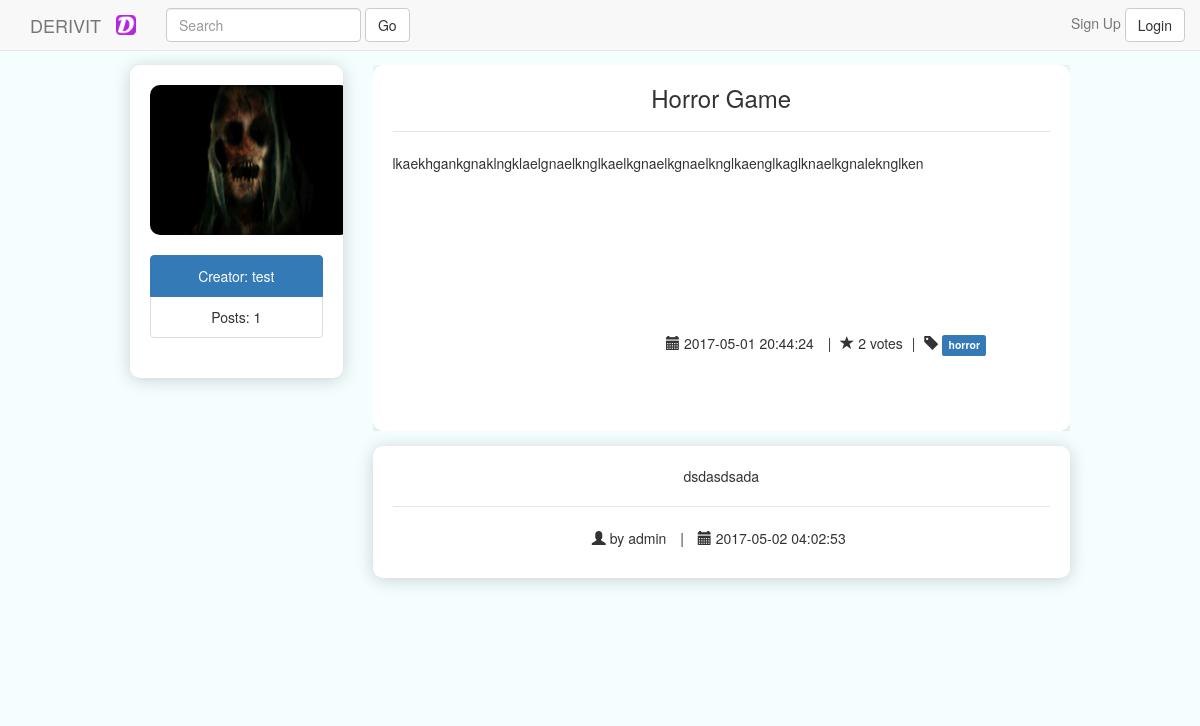
The app's page /viewPost.php?id=7 with its own data.
### tables this page shows
CREATE TABLE `posts` (
  `post_id` int(11) NOT NULL,
  `user_id` int(4) NOT NULL,
  `tag_id` int(3) NOT NULL,
  `post_title` varchar(50) NOT NULL,
  `post_body` varchar(512) NOT NULL,
  `post_image` varchar(30) NOT NULL,
  `post_timestamp` timestamp NOT NULL DEFAULT CURRENT_TIMESTAMP
);

CREATE TABLE `users` (
  `user_id` int(5) NOT NULL,
  `user_name` varchar(20) NOT NULL,
  `user_password` varchar(512) NOT NULL,
  `user_email` varchar(30) NOT NULL,
  `reg_date` timestamp NOT NULL DEFAULT CURRENT_TIMESTAMP
);

CREATE TABLE `tag` (
  `tag_id` int(11) NOT NULL,
  `tag_name` varchar(20) NOT NULL
);

CREATE TABLE `comments` (
  `comment_id` int(11) NOT NULL,
  `post_id` int(4) NOT NULL,
  `user_id` int(4) NOT NULL,
  `comment_body` varchar(100) NOT NULL,
  `comment_timestamp` timestamp NOT NULL DEFAULT CURRENT_TIMESTAMP ON UPDATE CURRENT_TIMESTAMP
);

### inc/Posts.php (called while the page is built, shortened)
<?php
class Posts
{
    private $post_id, $user_id, $post_tag_id, $post_title, $post_body, $post_image, $post_timestamp;
    function __construct($post_id=NULL, $user_id=0, $post_tag_id=0,
            $post_title="", $post_body="", $post_image="", $post_timestamp="")
    {
        $this->user_id = $user_id;
        $this->post_title = $post_title;
        $this->post_body = $post_body;
        $this->post_image = $post_image;
        $this->post_timestamp = $post_timestamp;
    }
    function getUser_id()
    {
        return $this->user_id;
    }
    function getPost_title()
    {
        return $this->post_title;
    }
    function getPost_body()
    {
        return $this->post_body;
    }
    function getPost_image()
    {
        return $this->post_image;
    }
    function getPost_timestamp()
    {
        return $this->post_timestamp;
    }
}

### Utility.php (called while the page is built, shortened)
<?php
function fetchVoteCount($db, $postId) {
    $stmt = "SELECT COUNT(vote_id) FROM votes WHERE post_id = $postId";
    $query = $db->prepare($stmt);
    $query->execute();
    $f = $query->fetch();
    $result = $f[0];
    return $result;
}
function fetchPosterName($db, $postId) {
    $stmt = "SELECT user_name FROM posts INNER JOIN users ON posts.user_id = users.user_id WHERE post_id = $postId";
    $query = $db->prepare($stmt);
    $query->execute();
    $f = $query->fetch();
    $result = $f[0];
    return $result;
}
function fetchTag($db, $postId) {
    $stmt = "SELECT tag_name FROM posts INNER JOIN tag ON posts.tag_id = tag.tag_id WHERE post_id = $postId";
    $query = $db->prepare($stmt);
    $query->execute();
    $f = $query->fetch();
    $result = $f[0];
    return $result;
}

### inc/Comments.php (called while the page is built, shortened)
<?php
class Comments
{
    private $comment_id, $post_id, $user_id, $comment_body, $comment_timestamp;
    function __construct($comment_id=NULL, $post_id=0, $user_id=0, $comment_body="", $comment_timestamp="")
    {
        $this->user_id = $user_id;
        $this->comment_body = $comment_body;
        $this->comment_timestamp = $comment_timestamp;
    }
    function getUser_id()
    {
        return $this->user_id;
    }
    function getComment_body()
    {
        return $this->comment_body;
    }
    function getComment_timestamp()
    {
        return $this->comment_timestamp;
    }
}

### inc/post.php (the view, shortened to what this page needs)
<?php
require_once 'database.php';
require_once 'Utility.php';
require_once 'Posts.php';
$postId = $_GET["id"];
$stmt = "SELECT * FROM posts WHERE post_id = $postId";
$query = $db->prepare($stmt);
$query->execute();
$postData = $query->fetchAll(PDO::FETCH_CLASS | PDO::FETCH_PROPS_LATE, "Posts");
?>
<?php foreach ($postData as $post): ?>
    <div class="col-md-3">
        <div class="media">
            <div class="media-center media-top text-center">
                <img id="post_image" class="media-object" src="img/<?php echo $post->getPost_image(); ?>" alt="logo">
                <br>
                <ul class="list-group">
                    <li class="list-group-item active">Creator: <?php echo fetchPosterName($db, $postId) ?></li>
                    <li class="list-group-item">Posts: <?php
                        $userId = $post->getUser_id();
                        $stmt = "SELECT COUNT(post_id) FROM posts WHERE user_id = $userId";
                        $query = $db->prepare($stmt);
                        $query->execute();
                        $f = $query->fetch();
                        $result = $f[0];
                        echo $result;
                        ?></li>
                </ul>
            </div>
        </div>
    </div>
    <div class="col-md-9 ">
        <div class="media-body">
        <div class="media" id="comment_body">
            <div class="media-body text-left">
                <h3 class="media-heading"><?php echo $post->getPost_title(); ?></h3>
                <hr>
                <p><?php echo $post->getPost_body(); ?></p>
            </div>
            <ul id="post_info" class="list-inline list-group">
                <li><span><i class="glyphicon glyphicon-calendar"></i> <?php echo $post->getPost_timestamp(); ?></span></li>
                <li>|</li>
                <span><i class="glyphicon glyphicon-star"></i> <?php echo fetchVoteCount($db, $postId) ?> votes</span>
                <li>|</li>
                <i class="glyphicon glyphicon-tag"></i> <span class="label label-primary"><?php echo fetchTag($db, $postId); ?></span>
            </ul>
        </div>
        </div>
        <?php include './inc/messages.php'; ?>
    </div>
<?php endforeach; ?>

### inc/messages.php (shortened to what this page needs)
<?php
require_once 'database.php';
require_once 'Comments.php';
$postId = $_GET["id"];
$stmt = "SELECT comment_id, user_name, comment_body, comment_timestamp, comments.user_id FROM comments INNER JOIN users ON comments.user_id = users.user_id WHERE post_id = $postId";
$query = $db->prepare($stmt);
$query->execute();
$commentData = $query->fetchAll(PDO::FETCH_CLASS | PDO::FETCH_PROPS_LATE, "Comments");
function fetchCommentName($db, $userId)
{
    $stmt = "SELECT user_name FROM users WHERE user_id = $userId";
    $query = $db->prepare($stmt);
    $query->execute();
    $f = $query->fetch();
    $result = $f[0];
    return $result;
}
?>
<?php foreach ($commentData as $comment): ?>
    <div class="media">
        <div class="media-body text-center">
            <p><?php echo $comment->getComment_body(); ?></p>
            <hr>
            <ul class="list-inline list-unstyled">
                <li><span><i class="glyphicon glyphicon-user"></i> by <?php echo fetchCommentName($db, $comment->getUser_id());?></span></li>
                <li>|</li>
                <li><span><i class="glyphicon glyphicon-calendar"></i> <?php echo $comment->getComment_timestamp(); ?></span></li>
            </ul>
        </div>
    </div>
<?php
endforeach;

### css/viewPost.css (style rules this page uses)
#post_image { height: 150px; width: 200px; border-radius: 10px; }
.media-heading { text-align: center; }

### viewPost.php (style rules this page uses)
body { padding-top: 50px; background-color: #f4feff; }
.media { background-color: white; padding: 20px; }
.media, .comment_body { -webkit-box-shadow: 0px 2px 17px 0px rgba(0,0,0,0.18); -moz-box-shadow: 0px 2px 17px 0px rgba(0,0,0,0.18); box-shadow: 0px 2px 17px 0px rgba(0,0,0,0.18); border-radius: 10px; }
hr { border: 0; height: 0; border-top: 1px solid rgba(0, 0, 0, 0.1); border-bottom: 1px solid rgba(255, 255, 255, 0.3); }
#post_image { margin:auto; }
#post_info { float: right; margin-top: 150px; }

### records on screen
posts: post_image (picture), user.user_name "test", result "1", post_title "Horror Game", post_body "lkaekhgankgnaklngklaelgnaelknglkaelkgnaelkgnaelknglkaenglkaglknaelkgnaleknglken", post_timestamp "2017-05-01 20:44:24", postId "2", tag.tag_name "horror"
comments: comment_body "dsdasdsada", user.user_name "admin", comment_timestamp "2017-05-02 04:02:53"
